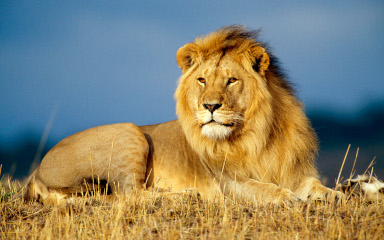
#> input picture Exercise 4 folder/lion.jpg, 384 x 240 px
$ python NP2.0.py
#> lines starting #> are read from the running program, lines starting #| are printed output that depends on the picture
from locale import normalize
import cv2 as cv
import numpy as np
import math
from numpy import array
import math

img = cv.imread("lion.jpg")
#> img is the input picture: shape (240, 384, 3); mean B, G, R 109.9, 131.4, 134.7
np.set_printoptions(suppress=True)

height = img.shape[0]
#> height = 240
width = img.shape[1]
#> width = 384

imageSize = (4,4)
kernel = np.array([
            [1,1,1],
            [1,1,1],
            [1,1,1]],np.uint8)

image = np.array([[100,200,0,110],
                 [200,200,40,200],
                 [150,0,10,50],
                 [100,200,0,42]],np.uint8)

Red = img[:, :, 2]
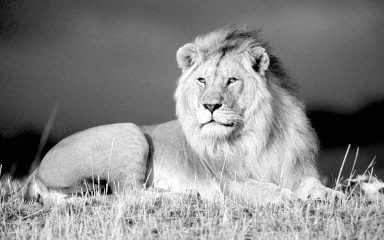
#> Red: shape (240, 384); min 0, max 255, mean 134.7
Green = img[:, :, 1]
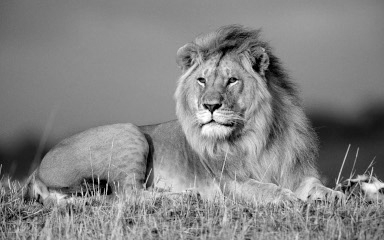
#> Green: shape (240, 384); min 0, max 255, mean 131.4
Blue = img[:, :, 0]
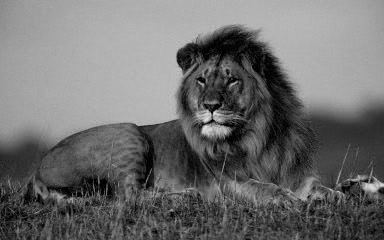
#> Blue: shape (240, 384); min 0, max 228, mean 109.9

RedNormalized = np.zeros([img.shape[0]-1,img.shape[1]-1],np.uint8)
GreenNormalized = np.zeros([img.shape[0]-1,img.shape[1]-1],np.uint8)
BlueNormalized = np.zeros([img.shape[0]-1,img.shape[1]-1],np.uint8)

kernelSize = np.sum(kernel)

for i in range(1,img.shape[0]-1):
    for j in range (1,img.shape[0]-1):
        temp = 0
        topRow = kernel[1-1,1-1]*Red[i-1,j-1]/kernelSize + kernel[1,1-1]*Red[i,j-1]/ + kernel[1-1,1+1]*Red[i-1,j+1]/kernelSize
        midRow = kernel[1,1-1]*Red[i,j-1]    /kernelSize + kernel[1,1]*Red[i,j]    / + kernel[1,1+1]*Red[i,j+1]/kernelSize
        botRow = kernel[1+1,1-1]*Red[i+1,j-1]/kernelSize + kernel[1+1,1]*Red[i+1,j]/ + kernel[1+1,1+1]*Red[i+1,j+1]/kernelSize
        if topRow + midRow + botRow < 0:
            RedNormalized[i-1,j-1] = 0
        RedNormalized[i-1,j-1] = topRow + midRow + botRow
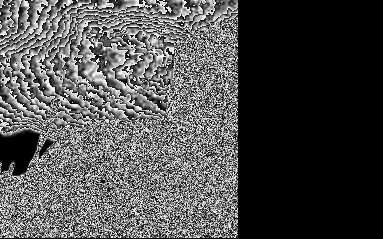
#> RedNormalized: shape (239, 383); min 0, max 255, mean 76.7


for i in range(1,img.shape[0]-1):
    for j in range (1,img.shape[0]-1):
        temp = 0
        topRow = kernel[1-1,1-1]*Blue[i-1,j-1]/kernelSize + kernel[1,1-1]*Blue[i,j-1]/ + kernel[1-1,1+1]*Blue[i-1,j+1]/kernelSize
        midRow = kernel[1,1-1]*Blue[i,j-1]    /kernelSize + kernel[1,1]*Blue[i,j]    / + kernel[1,1+1]*Blue[i,j+1]/kernelSize
        botRow = kernel[1+1,1-1]*Blue[i+1,j-1]/kernelSize + kernel[1+1,1]*Blue[i+1,j]/ + kernel[1+1,1+1]*Blue[i+1,j+1]/kernelSize
        if topRow + midRow + botRow < 0:
            BlueNormalized[i-1,j-1] = 0
        BlueNormalized[i-1,j-1] = topRow + midRow + botRow
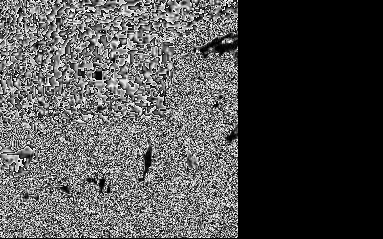
#> BlueNormalized: shape (239, 383); min 0, max 255, mean 77.4


for i in range(1,img.shape[0]-1):
    for j in range (1,img.shape[0]-1):
        temp = 0
        topRow = kernel[1-1,1-1]*Green[i-1,j-1]/kernelSize + kernel[1,1-1]*Green[i,j-1]/ + kernel[1-1,1+1]*Green[i-1,j+1]/kernelSize
        midRow = kernel[1,1-1]*Green[i,j-1]    /kernelSize + kernel[1,1]*Green[i,j]    / + kernel[1,1+1]*Green[i,j+1]/kernelSize
        botRow = kernel[1+1,1-1]*Green[i+1,j-1]/kernelSize + kernel[1+1,1]*Green[i+1,j]/ + kernel[1+1,1+1]*Green[i+1,j+1]/kernelSize
        if topRow + midRow + botRow < 0:
            GreenNormalized[i-1,j-1] = 0
        GreenNormalized[i-1,j-1] = topRow + midRow + botRow
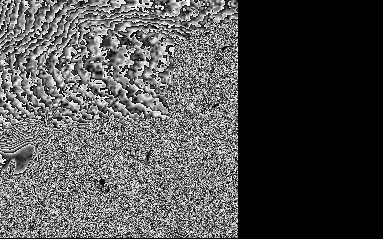
#> GreenNormalized: shape (239, 383); min 0, max 255, mean 78.4

nomImg = cv.merge([BlueNormalized,GreenNormalized,RedNormalized])
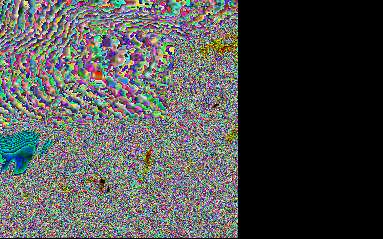
#> nomImg: shape (239, 383, 3); mean B, G, R 77.4, 78.4, 76.7
print(RedNormalized)
#> (printed output is left out)

cv.imshow("red",RedNormalized)

cv.imshow("Image",nomImg)
cv.waitKey(0)
